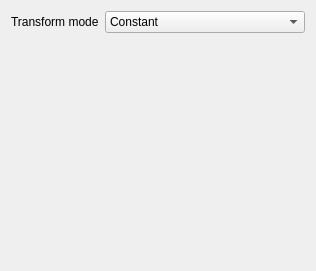
<?xml version="1.0" encoding="UTF-8"?>
<ui version="4.0">
 <class>PartDesignGui::TaskPipeScaling</class>
 <widget class="QWidget" name="PartDesignGui::TaskPipeScaling">
  <property name="geometry">
   <rect>
    <x>0</x>
    <y>0</y>
    <width>316</width>
    <height>271</height>
   </rect>
  </property>
  <property name="sizePolicy">
   <sizepolicy hsizetype="Preferred" vsizetype="Preferred">
    <horstretch>0</horstretch>
    <verstretch>0</verstretch>
   </sizepolicy>
  </property>
  <property name="minimumSize">
   <size>
    <width>0</width>
    <height>0</height>
   </size>
  </property>
  <property name="windowTitle">
   <string notr="true">Form</string>
  </property>
  <layout class="QVBoxLayout" name="verticalLayout_3">
   <item>
    <layout class="QHBoxLayout" name="horizontalLayout">
     <item>
      <widget class="QLabel" name="label_2">
       <property name="text">
        <string>Transform mode</string>
       </property>
      </widget>
     </item>
     <item>
      <widget class="QComboBox" name="comboBoxScaling">
       <property name="sizePolicy">
        <sizepolicy hsizetype="Expanding" vsizetype="Fixed">
         <horstretch>0</horstretch>
         <verstretch>0</verstretch>
        </sizepolicy>
       </property>
       <item>
        <property name="text">
         <string>Constant</string>
        </property>
       </item>
       <item>
        <property name="text">
         <string>Multisection</string>
        </property>
       </item>
      </widget>
     </item>
    </layout>
   </item>
   <item>
    <widget class="QStackedWidget" name="stackedWidget">
     <property name="currentIndex">
      <number>1</number>
     </property>
     <widget class="QWidget" name="constant"/>
     <widget class="QWidget" name="multisection">
      <property name="sizePolicy">
       <sizepolicy hsizetype="Preferred" vsizetype="Preferred">
        <horstretch>0</horstretch>
        <verstretch>0</verstretch>
       </sizepolicy>
      </property>
      <property name="minimumSize">
       <size>
        <width>0</width>
        <height>0</height>
       </size>
      </property>
      <layout class="QVBoxLayout" name="verticalLayout_2"/>
     </widget>
    </widget>
   </item>
  </layout>
 </widget>
 <resources/>
 <connections/>
</ui>
